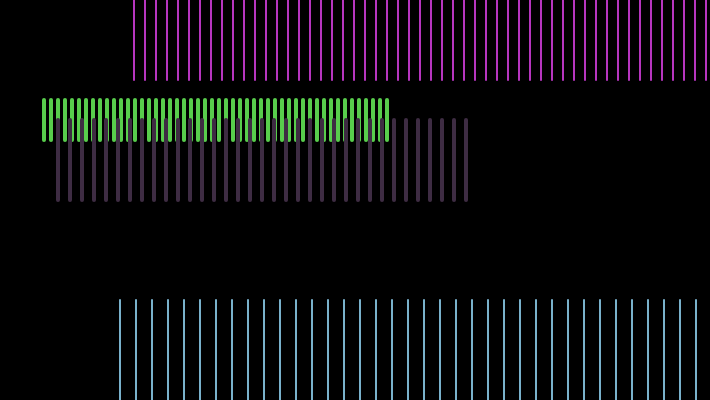
Frame 1 (no input)
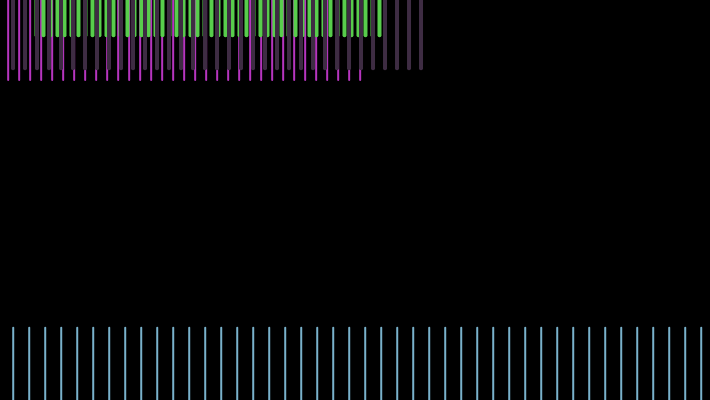
Frame 60 (no input)
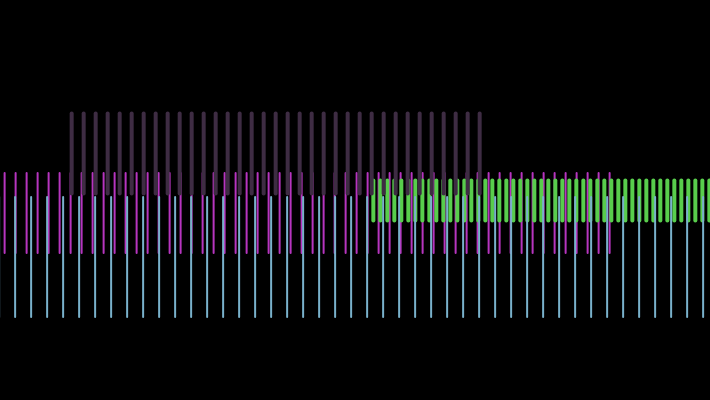
Frame 120 (the mouse pressed at the canvas centre since frame 60)

The p5.js sketch that drew these frames (run headless with seeded random() and noise() and a simulated clock; from frame 60 on, the mouse is pressed at the canvas centre):

// p5.js sketch
// ── sketch.js

let r1, r2, r3, r4;

function setup() {
    createCanvas(710, 400);
    fill(255, 204);
    noStroke();
    r1 = new MRect(1, 134.0, 0.532, 0.1 * height, 10.0, 60.0);
    r2 = new MRect(2, 44.0, 0.166, 0.3 * height, 5.0, 50.0);
    r3 = new MRect(2, 58.0, 0.332, 0.4 * height, 10.0, 35.0);
    r4 = new MRect(1, 120.0, 0.0498, 0.9 * height, 15.0, 60.0);
}

function draw() {
    background(0);

    r1.display();
    r2.display();
    r3.display();
    r4.display();

    r1.move(mouseX - width / 2, mouseY + height * 0.1, 30);
    r2.move((mouseX + width * 0.05) % width, mouseY + height * 0.025, 20);
    r3.move(mouseX / 4, mouseY - height * 0.025, 40);
    r4.move(mouseX - width / 2, height - mouseY, 50);
}

class MRect {
    constructor(iw, ixp, ih, iyp, id, it) {
        this.w = iw; // single bar width
        this.xpos = ixp; // rect xposition
        this.h = ih; // rect height
        this.ypos = iyp; // rect yposition
        this.d = id; // single bar distance
        this.t = it; // number of bars
        this.col = color(random(255), random(255), random(255));
    }

    move(posX, posY, damping) {
        let dif = this.ypos - posY;
        if (abs(dif) > 1) {
            this.ypos -= dif / damping;
        }
        dif = this.xpos - posX;
        if (abs(dif) > 1) {
            this.xpos -= dif / damping;
        }
    }

    display() {
        stroke(this.col);
        strokeWeight(this.w * 2);
        noFill();

        for (let i = 0; i < this.t; i++) {
            let x = this.xpos + i * (this.d + this.w);
            line(x, this.ypos - this.d * 4, x, this.ypos + this.d * 4);
        }
    }
}
